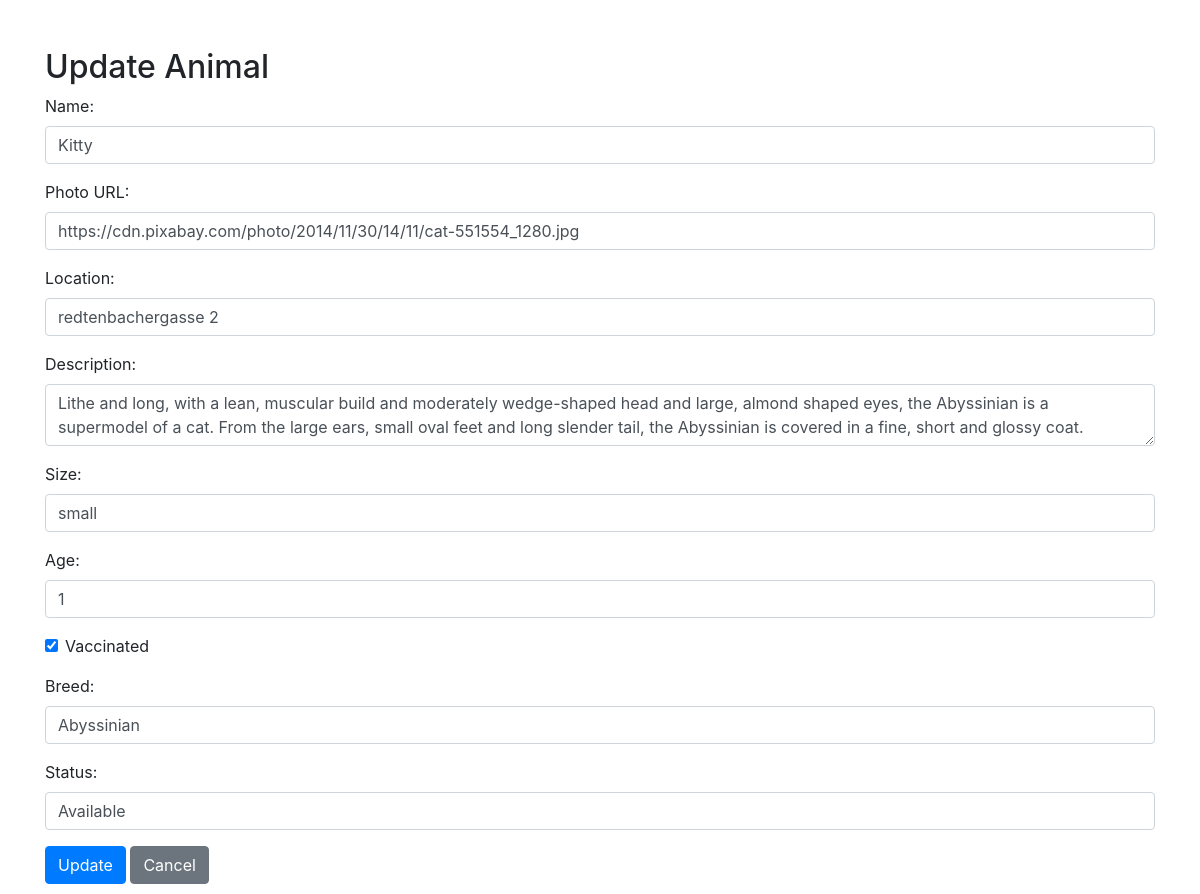
The app's page /update.php?id=6 (signed in) with its own data.
### tables this page shows
CREATE TABLE `animals` (
  `id` int(11) NOT NULL,
  `name` varchar(100) NOT NULL,
  `photo` varchar(255) NOT NULL,
  `location` varchar(255) NOT NULL,
  `description` text NOT NULL,
  `size` varchar(20) NOT NULL,
  `age` int(11) NOT NULL,
  `vaccinated` enum('yes','no','','') NOT NULL,
  `breed` varchar(100) NOT NULL,
  `status` enum('Adopted','Available') NOT NULL
);

### update.php (the view, shortened to what this page needs)
<?php
require_once "db_connect.php";
$animalId = $_GET['id'];
$sql = "SELECT * FROM animals WHERE id = $animalId";
$result = mysqli_query($connect, $sql);
$animalData = mysqli_fetch_assoc($result);
?>
<!DOCTYPE html>
<html lang="en">
<head>
    <link rel="stylesheet" href="https://maxcdn.bootstrapcdn.com/bootstrap/4.5.2/css/bootstrap.min.css">
</head>
<body>
    <div class="container mt-5">
        <h2>Update Animal</h2>
        <form method="post">
            <div class="form-group">
                <label for="name">Name:</label>
                <input type="text" class="form-control" id="name" name="name" value="<?php echo $animalData['name']; ?>">
            </div>
            <div class="form-group">
                <label for="photo">Photo URL:</label>
                <input type="text" class="form-control" id="photo" name="photo" value="<?php echo $animalData['photo']; ?>">
            </div>
            <div class="form-group">
                <label for="location">Location:</label>
                <input type="text" class="form-control" id="location" name="location" value="<?php echo $animalData['location']; ?>">
            </div>
            <div class="form-group">
                <label for="description">Description:</label>
                <textarea class="form-control" id="description" name="description"><?php echo $animalData['description']; ?></textarea>
            </div>
            <div class="form-group">
                <label for="size">Size:</label>
                <input type="text" class="form-control" id="size" name="size" value="<?php echo $animalData['size']; ?>">
            </div>
            <div class="form-group">
                <label for="age">Age:</label>
                <input type="text" class="form-control" id="age" name="age" value="<?php echo $animalData['age']; ?>">
            </div>
            <div class="form-group">
                <div class="form-check">
                    <input class="form-check-input" type="checkbox" id="vaccinated" name="vaccinated" <?php echo $animalData['vaccinated'] ? 'checked' : ''; ?>>
                    <label class="form-check-label" for="vaccinated">Vaccinated</label>
                </div>
            </div>
            <div class="form-group">
                <label for="breed">Breed:</label>
                <input type="text" class="form-control" id="breed" name="breed" value="<?php echo $animalData['breed']; ?>">
            </div>
            <div class="form-group">
                <label for="status">Status:</label>
                <input type="text" class="form-control" id="status" name="status" value="<?php echo $animalData['status']; ?>">
            </div>
            <button type="submit" class="btn btn-primary">Update</button>
            <a href="dashboard.php" class="btn btn-secondary">Cancel</a>
        </form>
    </div>
</body>
</html>

### update.php (style rules this page uses)
body { background-image: url('https://cdn.pixabay.com/photo/2019/08/07/14/11/dog-4390885_1280.jpg'); background-size: cover; background-attachment: fixed; margin: 10px; }

### records on screen
animals: name "Kitty", photo "https://cdn.pixabay.com/photo/2014/11/30/14/11/cat-551554_1280.jpg", location "redtenbachergasse 2", description "Lithe and long, with a lean, muscular build and moderately wedge-shaped head and large, almond shaped eyes, the Abyssinian is a supermodel of a cat. From the large ears, small oval feet and long slender tail, the Abyssinian is covered in a fine, short and glossy coat.", size "small", age "1", vaccinated "☑", breed "Abyssinian", status "Available"
